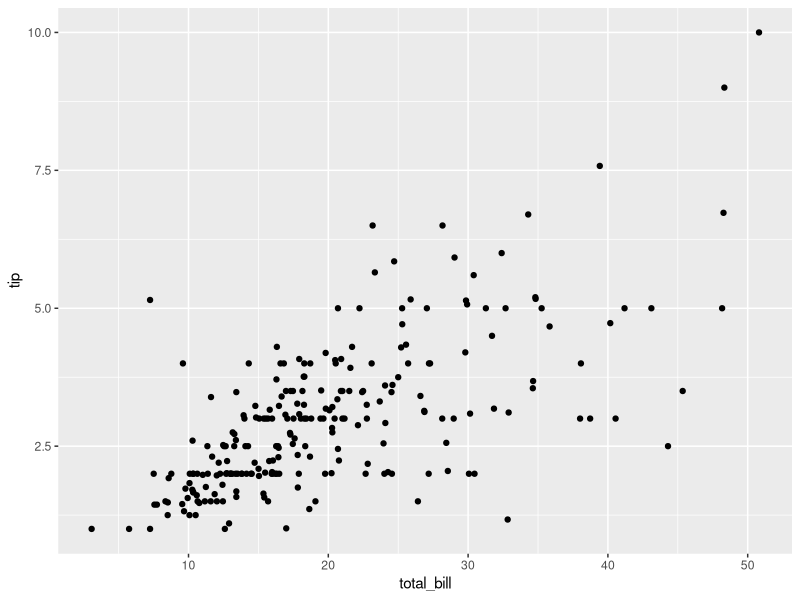
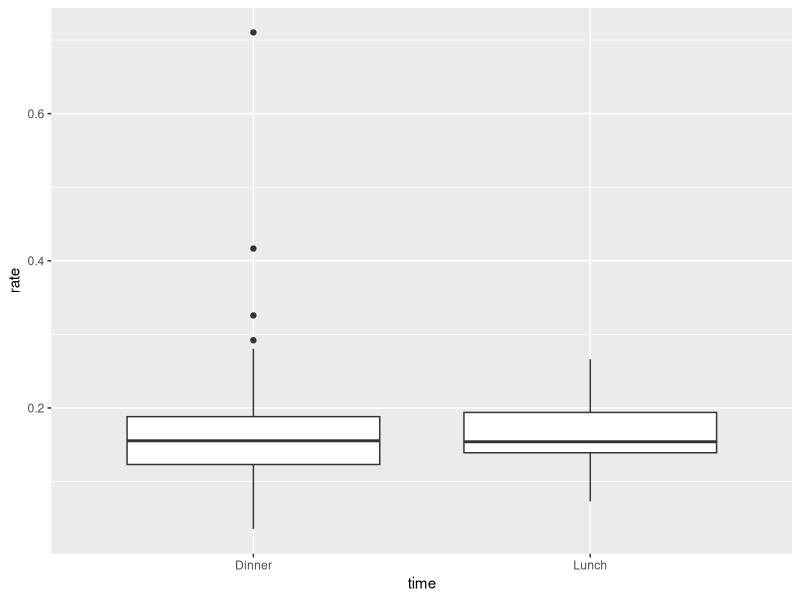
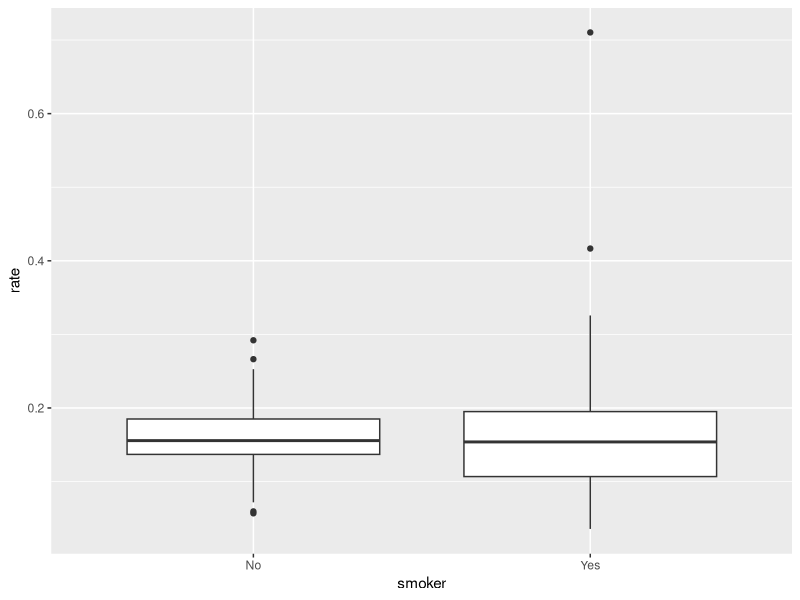
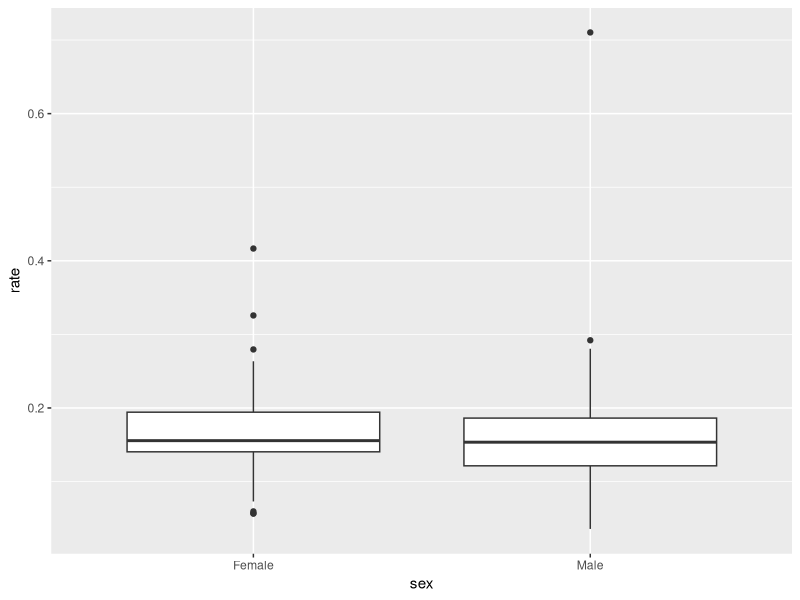
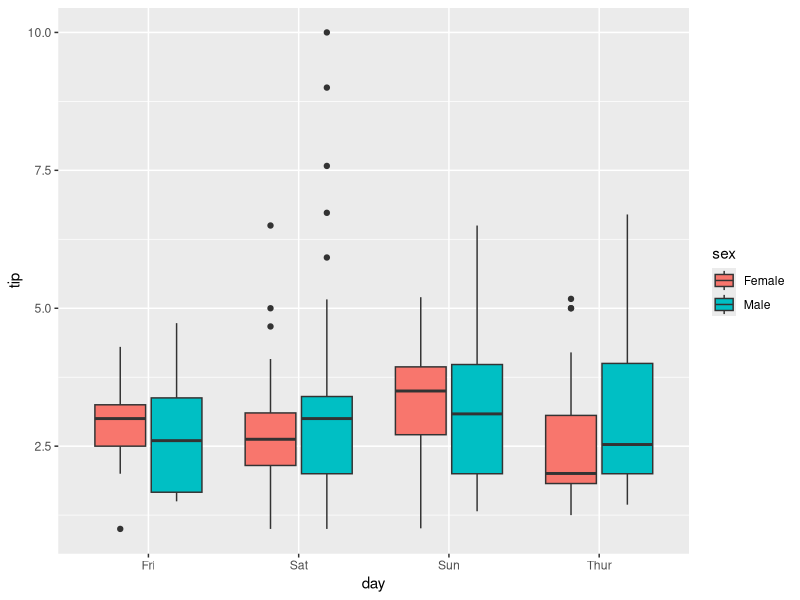

Write the R code that produced these figures, in order.
## ---- chunk 1
knitr::opts_chunk$set(echo = TRUE)
## ---- chunk 2
library(dplyr)
library(ggplot2)
data(tips, package="reshape2")
head(tips)
## ---- chunk 3
numParty = nrow(tips)
numParty
## ---- chunk 4
head(tips)
summary(tips)
## ---- chunk 5
my_group <- group_by(tips, day)
day=summarize(my_group, Value = n())
day$day <- factor(day$day, levels= c("Monday", 
                                         "Tuesday", "Wednesday", "Thur", "Fri", "Sat","Sun"))
day = day[order(day$day), ]
day
## ---- chunk 6
female5 <- subset(tips, size >= 5 & sex == "Female")
head(female5)
## ---- chunk 7
ggplot(tips, aes(x=total_bill, y=tip)) + geom_point()
## ---- chunk 8
tips$rate <- tips$tip/tips$total_bill
head(tips$rate)
average_rate = summary(tips$rate)[4]
average_rate
## ---- chunk 9
p <- ggplot(tips, aes(x=time, y=rate)) + 
  geom_boxplot()
p
## ---- chunk 10
a <- ggplot(tips, aes(x=smoker, y=rate)) + 
  geom_boxplot()
a
b <- ggplot(tips, aes(x=sex, y=rate)) + 
  geom_boxplot()
b
## ---- chunk 11
ggplot(aes(y = tip, x = day, fill = sex), data = tips) + geom_boxplot()
